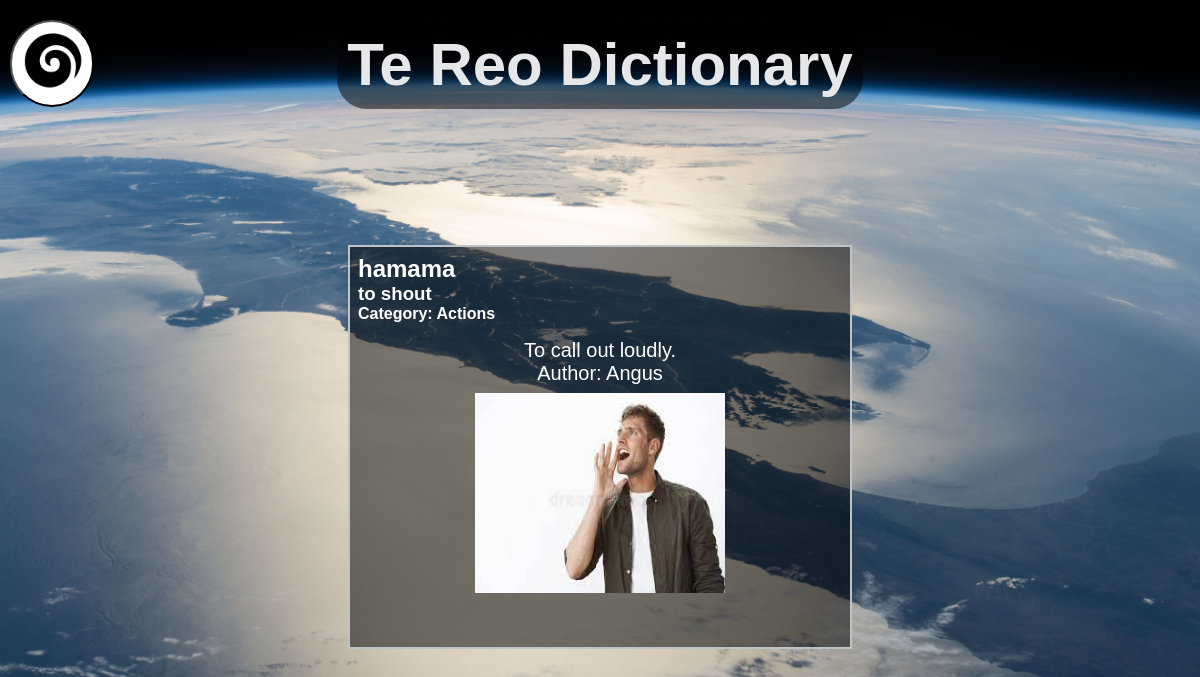
The page /1 on the database its author committed.
### tables this page shows
CREATE TABLE "Dictionary"
(
    id         integer not null
        constraint Dictionary_pk
            primary key autoincrement,
    Maori      varchar(50),
    English    varchar(50),
    Category   varchar(50),
    Definition varchar(150),
    YearLevel  int(2),
    Author     char(50),
    wordImage  varchar(200)
);

### app.py (the view)
@app.route('/<id>')
def render_word(id):
    con = create_connection(DATABASE)
    query = "SELECT id, Maori, English, Category, Definition, YearLevel, Author, wordImage FROM Dictionary WHERE id=?"
    cur = con.cursor()
    cur.execute(query, (id,))
    word = cur.fetchall()
    con.close()
    print(word)
    Categories = categories()
    return render_template('word.html', word=word, is_logged_in=is_logged_in(), is_teacher=is_teacher(), categories=Categories)

### app.py (called while the page is built)
def create_connection(db_file):  # This function will create a connection to the database file
    try:
        connection = sqlite3.connect(db_file)
        return (connection)
    except Error as e:
        print(e)
    return None

def is_logged_in():  # this will simply check if there is someone logged in by checking
    if session.get("email") is None:
        print("not logged in")
        return False
    else:
        print("Logged in")
        return True

def is_teacher():  # this function will check if the person logged in to the session is a teacher or not
    if session.get("permissions") == "teacher":
        print('is teacher')
        return True
    else:
        print("is not teacher")
        return False

def categories():
    con = create_connection(DATABASE)
    query = "SELECT Category FROM Categories"
    cur = con.cursor()
    cur.execute(query)
    Categories = cur.fetchall()
    print("Categories:", Categories) # Add this line for debugging
    con.close()
    return Categories

### templates/word.html (shortened to what this page needs)
{% extends 'base.html' %}
{% block main %}
    <div class="dictionary">
        {% for word in word %}
            <div class="singularwordbox">
                <div class="word-box-word">
                    <h2>{{ word[1] }}</h2>
                    <h3>{{ word[2] }}</h3>
                    <h4>Category: {{ word[3] }}</h4>
                </div>
                <div class="word-box-definition">
                    <p>{{ word[4] }}</p>
                    <p>Author: {{ word[6] }}</p>
                </div>
                {% if word[7] is none %}
                    <img src="/static/images/placeholder.png" class="center">
                {% else %}
                    <img src="/static/images/{{ word[7] }}" class="center">
                {% endif %}
            </div>
        {% endfor %}
    </div>
{% endblock %}

### static/style.css (style rules this page uses)
* { font-family: 'Helvetica', 'Arial', sans-serif; padding: 0; margin: 0; }
p { font-family: 'Helvetica', 'Arial', sans-serif; font-size: 20px; font-weight: normal; text-align: center; }
body { background-image: url("/static/images/newzealandfromspace.jpg"); background-repeat: no-repeat; background-size: cover; background-position: center; }
.center { display: block; margin-top: auto; margin-left: auto; margin-right: auto; margin-bottom: auto; width: 50%; height: 50% }
.dictionary { display: flex; flex-wrap: wrap; justify-content: space-evenly; }
.word-box-word { padding: 0.5rem; }
.word-box-definition { padding: 0.5rem; }
.singularwordbox { width: 100%; width: 500px; height: 400px; border: 2px solid rgba(189, 195, 199, 1.0); color: white; margin-bottom: 0.5rem; background-color: rgba(0,0,0,.5); }

### rows shown on the page
Dictionary: Maori "hamama", English "to shout", Category "Actions", Definition "To call out loudly.", Author "Angus", wordImage (picture)
